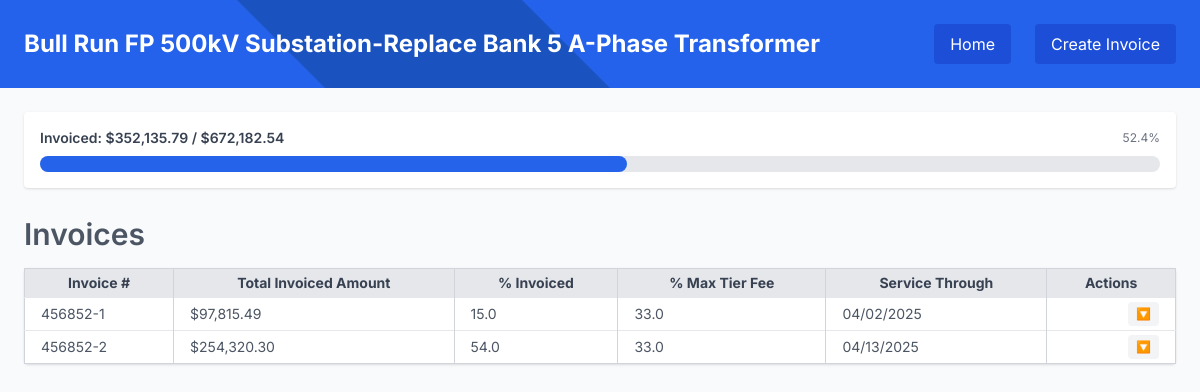
Screenshot of /invoices/2 with the database file from the repository.
### backend/models.py (models this page shows)
class Project(MainBase):
    __tablename__ = "projects_table"
    id = Column(Integer, primary_key=True, index=True)
    wo_date = Column(String)
    project_name = Column(String)
    wo_number = Column(String)
    bmcd_number = Column(String)
    po_number = Column(String)
    tao_number = Column(String)
    contract_number = Column(String)
    total_labor_amount = Column(Float, default=0.0)
    total_expenses_amount = Column(Float, default=0.0)
    total_travel_amount = Column(Float, default=0.0)
    total_tier_fee = Column(Float, default=0.0)
    total_budget_amount = Column(Float, default=0.0)
    subtasks = relationship("Subtask", back_populates="project", cascade="all, delete-orphan")
    invoices = relationship("Invoice", back_populates="project", cascade="all, delete-orphan")

class Invoice(MainBase):
    __tablename__ = "invoices_table"
    id = Column(Integer, primary_key=True, index=True)
    project_id = Column(Integer, ForeignKey("projects_table.id", ondelete="CASCADE"), nullable=False)
    tier_fee_percentage = Column(Float, default=0.0)
    invoice_percentage = Column(Float, default=0.0)
    invoice_number = Column(String)
    invoice_through_date = Column(String)
    invoice_creation_date = Column(String)
    project = relationship("Project", back_populates="invoices")
    invoice_items = relationship("InvoiceAmount", back_populates="invoice", cascade="all, delete-orphan")

### backend/routers/invoices.py (the view)
@router.get("/invoices/{project_id}", response_class=HTMLResponse)
def view_project_invoices_page(project_id: int, request: Request, db: Session = Depends(get_main_db)):
    project = db.query(Project).filter(Project.id == project_id).first()
    if not project:
        raise HTTPException(status_code=404, detail="Project not found")
    invoices = project.invoices
    total_budget = project.total_budget_amount
    invoice_data = []
    total_invoiced = 0
    for invoice in invoices:
        total_amount = sum(item.invoice_amount for item in invoice.invoice_items)
        total_invoiced += total_amount
        formatted_through_date = datetime.strptime(invoice.invoice_through_date, "%Y-%m-%d").strftime("%m/%d/%Y")
        invoice_data.append({
            "invoice": invoice,
            "total_amount": total_amount,
            "formatted_through_date": formatted_through_date
        })
    contributions = [
        {
            "number": row["invoice"].invoice_number,
            "percent": (row["total_amount"] / project.total_budget_amount * 100) if project.total_budget_amount else 0,
            "amount": row["total_amount"]
        }
        for row in invoice_data
    ]
    return templates.TemplateResponse("invoice_list.html", {
        "request": request,
        "project": project,
        "invoices": invoice_data,
        "total_invoiced": total_invoiced,
        "total_budget": total_budget,
        "contributions": contributions
    })

### frontend/templates/invoice_list.html (shortened to what this page needs)
{% extends "base.html" %}
{% block content %}
<div
  class="w-full bg-blue-600 py-6 mb-6 bg-cover bg-center bg-no-repeat relative"
  style="background-image: url('/static/images/burns_logo.png');"
>
  <div class="absolute inset-0 bg-blue-600 bg-opacity-70 z-0"></div>
  <div class="relative z-10">
    <div class="flex flex-col md:flex-row justify-between items-center gap-4">
      <h1 class="text-2xl font-bold text-white ml-0 md:ml-6">
        {{ project.project_name }}
      </h1>
      <div class="flex gap-2 mr-0 md:mr-6">
        <a
          href="/projects/"
          class="bg-blue-700 text-white px-4 py-2 mr-4 rounded hover:bg-blue-800 whitespace-nowrap"
        >
          Home
        </a>
        <a href="#"
          hx-get="/invoices/create/{{ project.id }}"
          hx-target="#create-invoice"
          hx-swap="innerHTML"
          class="bg-blue-700 text-white px-4 py-2 rounded hover:bg-blue-800 whitespace-nowrap"
        >
          Create Invoice
        </a>
      </div>
    </div>
  </div>
</div>
<div class="pt-0 pl-6 pr-6">
  <div class="bg-white shadow rounded p-4 mb-4">
    <div class="flex justify-between items-center mb-2">
      <h3 class="text-sm font-semibold text-gray-700">Invoiced: ${{ "{:,.2f}".format(total_invoiced) }} / ${{ "{:,.2f}".format(total_budget) }}</h3>
      <span class="text-xs text-gray-500">
        {{ "{:.1f}".format((total_invoiced / total_budget) * 100 if total_budget > 0 else 0) }}%
      </span>
    </div>
    <div class="w-full bg-gray-200 rounded-full h-4">
      <div
        class="bg-blue-600 h-4 rounded-full"
        style="width: {{ (total_invoiced / total_budget) * 100 if total_budget > 0 else 0 }}%;"
      ></div>
    </div>
  </div>
</div>
<div class="pt-3 pl-6 pr-6">
  <div class="flex justify-between items-center mb-4">
    <h3 class="text-3xl font-semibold text-gray-600">Invoices</h3>
  </div>
  <table class="w-full text-sm table-auto border border-gray-300 rounded bg-white shadow">
      <thead class="bg-gray-200 text-gray-700">
        <tr>
          <th class="px-4 py-1 border-r border-gray-300 whitespace-nowrap">Invoice #</th>
          <th class="px-4 py-1 border-r border-gray-300 whitespace-nowrap">Total Invoiced Amount</th>
          <th class="px-4 py-1 border-r border-gray-300 whitespace-nowrap">% Invoiced</th>
          <th class="px-4 py-1 border-r border-gray-300 whitespace-nowrap">% Max Tier Fee</th>
          <th class="px-4 py-1 border-r border-gray-300 whitespace-nowrap">Service Through</th>
          <th class="px-4 py-1 border-r border-gray-300 whitespace-nowrap">Actions</th>
        </tr>
      </thead>
    <tbody id="invoice-table-body">
      {% for row in invoices %}
        {% set invoice = row.invoice %}
<tr class="border-t hover:bg-gray-50">
  <td class="px-4 py-1 border-r border-gray-300 whitespace-nowrap">{{ row.invoice.invoice_number }}</td>
  <td class="px-4 py-1 border-r border-gray-300 whitespace-nowrap">${{ "{:,.2f}".format(row.total_amount) }}</td>
  <td class="px-4 py-1 border-r border-gray-300 whitespace-nowrap">{{ row.invoice.invoice_percentage }}</td>
  <td class="px-4 py-1 border-r border-gray-300 whitespace-nowrap">{{ row.invoice.tier_fee_percentage }}</td>
  <td class="px-4 py-1 border-r border-gray-300 whitespace-nowrap">{{ row.formatted_through_date }}</td>
  <td class="relative px-4 py-1 text-sm text-right" x-data="{ open: false }">
    <button @click="open = !open" class="bg-gray-100 text-blue-600 hover:underline text-xs px-2 py-1 rounded">
      🔽
    </button>
  </td>
</tr>
{% else %}
<tr>
  <td colspan="4" class="text-center text-gray-500 py-4">
    No invoices found.
  </td>
</tr>
      {% endfor %}
    </tbody>
    </table>
</div>
{% endblock %}

### frontend/templates/base.html (style rules this page uses)
body { font-family: 'Inter', sans-serif; }

### rows the page displays
Project: project_name "Bull Run FP 500kV Substation-Replace Bank 5 A-Phase Transformer", total_budget_amount "672,182.54", total_budget_amount "52.4"
Invoice: invoice.invoice_number "456852-1", invoice.invoice_percentage "15.0", invoice.tier_fee_percentage "33.0"
Invoice: invoice.invoice_number "456852-2", invoice.invoice_percentage "54.0", invoice.tier_fee_percentage "33.0"

### other values shown
{{ "{:,.2f}".format(total_invoiced) }} "352,135.79"
{{ "{:,.2f}".format(row.total_amount) }} "97,815.49" "254,320.30"
{{ row.formatted_through_date }} "04/02/2025" "04/13/2025"
